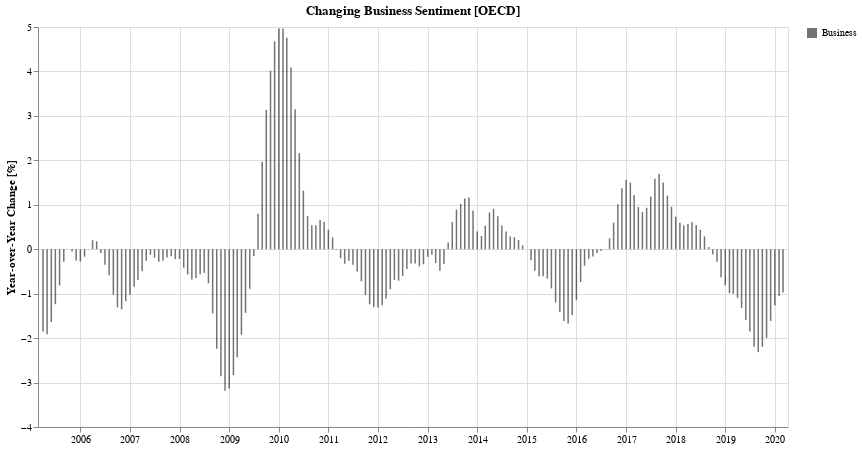

This figure's notebook cell:
### Code cell
bYoy = yoyChartFor(bUsaYoy, 'Business', 'black')
bYoy.display()

### Figure 1 — Vega-Lite specification as saved in the notebook (floating-point values rounded to 4 significant figures; data arrays with more than 128 entries replaced by an {"elided": "..."} marker saying what was removed)
{"config": {"view": {"continuousWidth": 400, "continuousHeight": 300}}, "data": {"name": "data-28ed0be3fad9bbc6a612cfc34ebd9a48"}, "mark": {"type": "bar", "color": "black", "width": 1.5}, "encoding": {"opacity": {"type": "ordinal", "field": "label", "legend": {"title": ""}}, "tooltip": [{"type": "temporal", "field": "TIME", "format": "%b %Y"}, {"type": "quantitative", "field": "change_in_percent"}], "x": {"type": "temporal", "axis": {"title": ""}, "field": "TIME"}, "y": {"type": "quantitative", "axis": {"title": "Year-over-Year Change [%]"}, "field": "Value"}}, "height": 400, "title": "Changing Business Sentiment [OECD]", "transform": [{"calculate": "'Business'", "as": "label"}, {"calculate": "format(datum.Value, ',.2f')", "as": "change_in_percent"}], "width": 750, "$schema": "https://vega.github.io/schema/vega-lite/v4.8.1.json", "datasets": {"data-28ed0be3fad9bbc6a612cfc34ebd9a48": {"elided": "180 records"}}}
